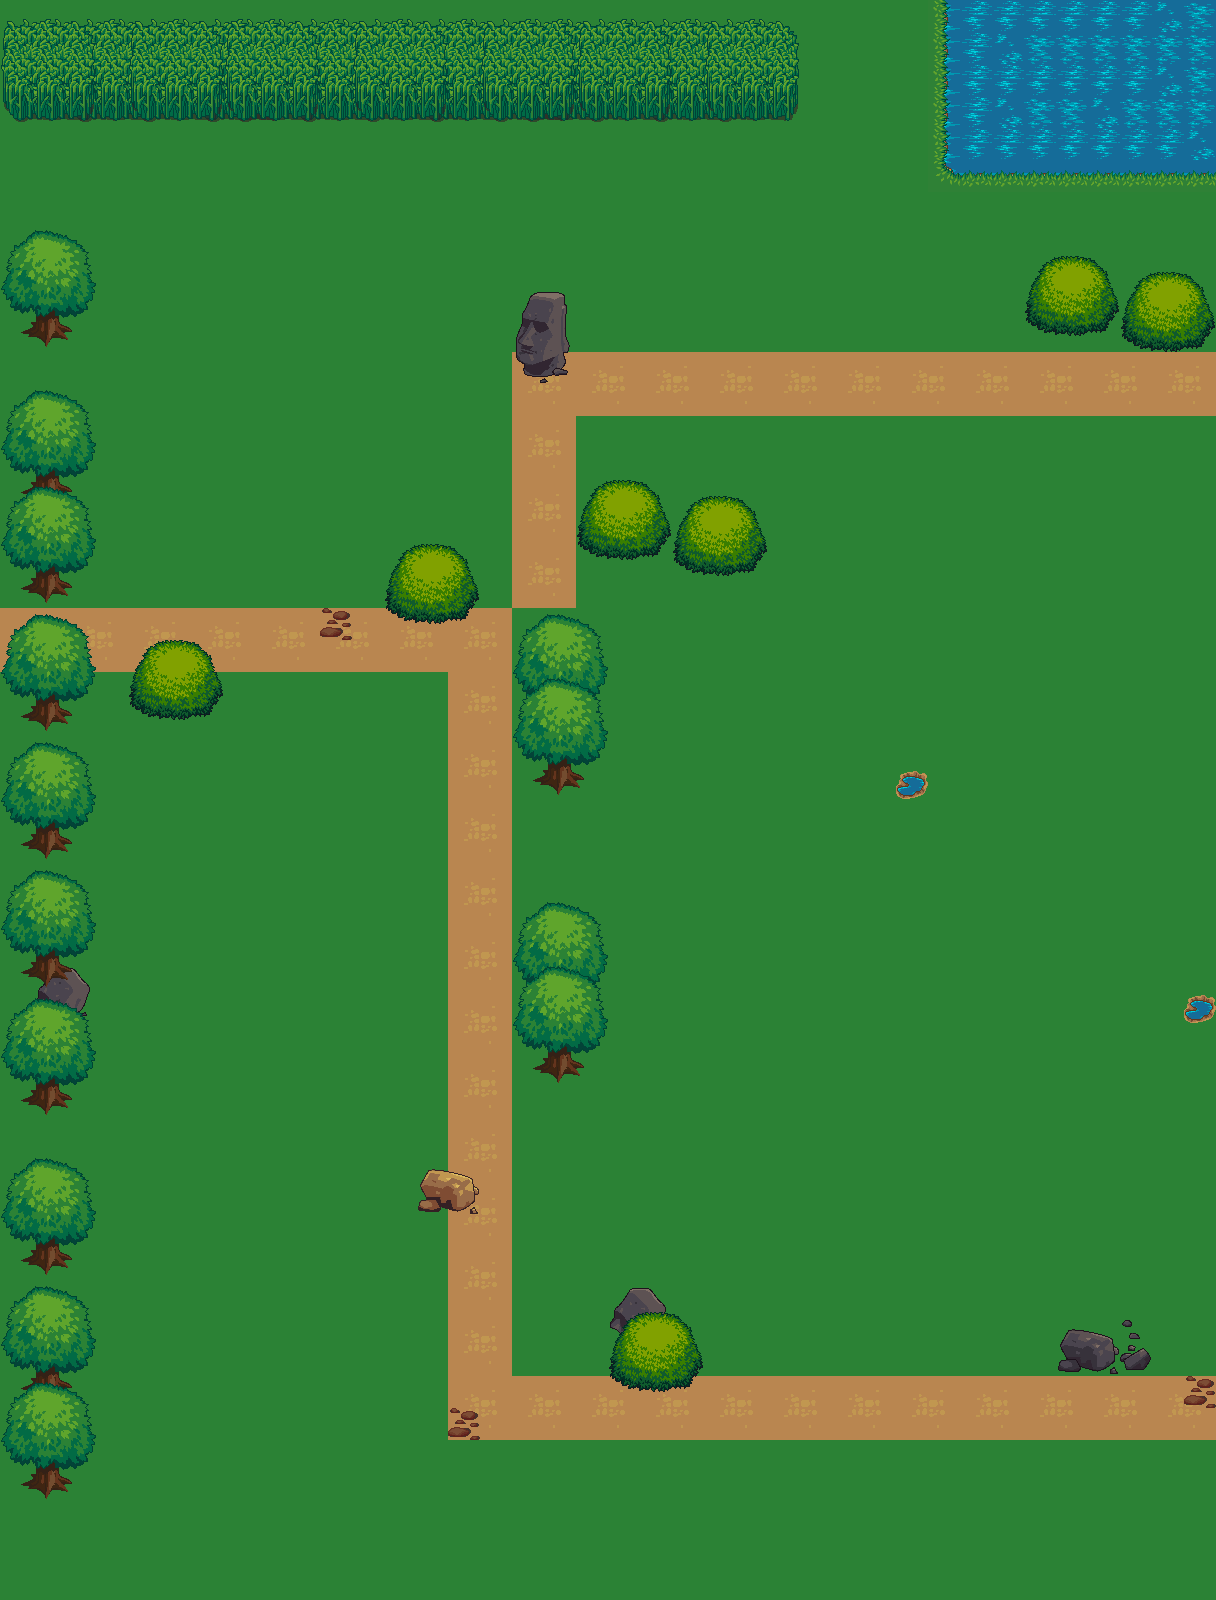

Rendered tile map (Tiled .tmx) drawn with the repository's tilesets; below, a short description and the map source with its tile grids summarised:
An orthogonal 38x50 tile map with 32x32 px tiles, 3 tile layers (base_layer, texture, Trees_and_structures).

<map version="1.10" tiledversion="1.11.0" orientation="orthogonal" renderorder="left-up" width="38" height="50" tilewidth="32" tileheight="32" infinite="0" nextlayerid="4" nextobjectid="1">
 <tileset firstgid="1" name="base_tiles" tilewidth="32" tileheight="32" tilecount="1024" columns="32">
  <image source="Atlas/terrain_atlas.png" width="1024" height="1024" />
 </tileset>
 <layer id="1" name="base_layer" width="38" height="50">
  <data>[1900 cells, 1900 non-empty, 5 distinct tile ids]</data>
 </layer>
 <layer id="2" name="texture" width="38" height="50">
  <data>[1900 cells, 265 non-empty, 50 distinct tile ids]</data>
 </layer>
 <layer id="3" name="Trees_and_structures" width="38" height="50">
  <data>[1900 cells, 267 non-empty, 48 distinct tile ids]</data>
 </layer>
</map>
